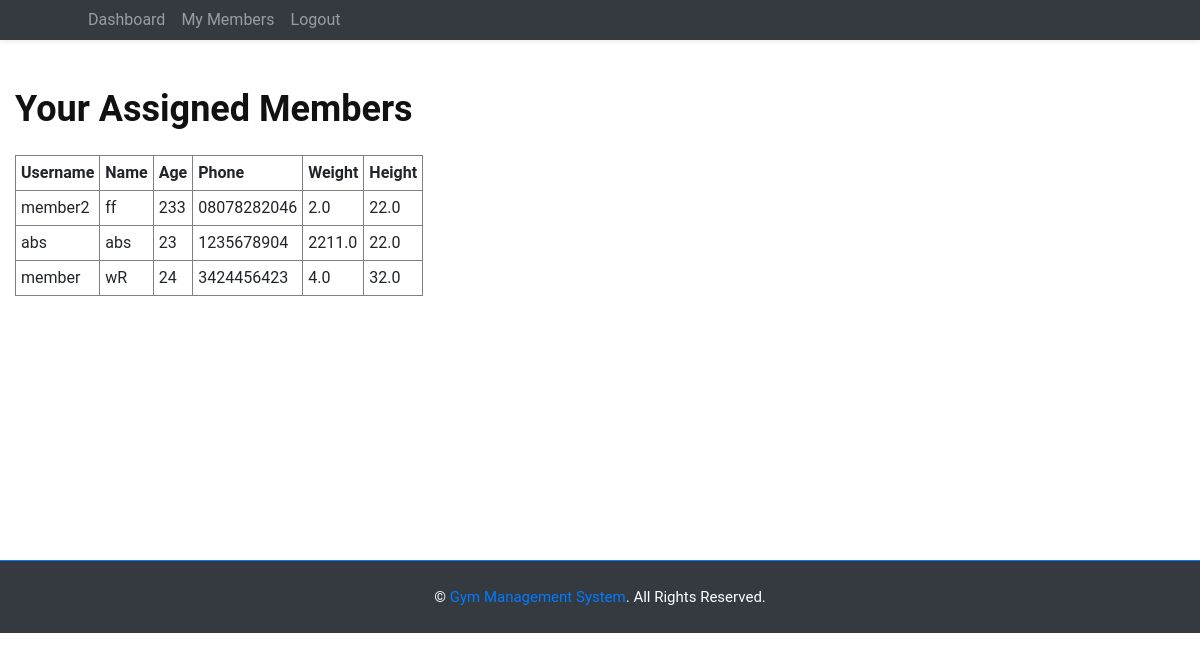
The app's page /dashboard/trainer/members/ (signed in), older data.
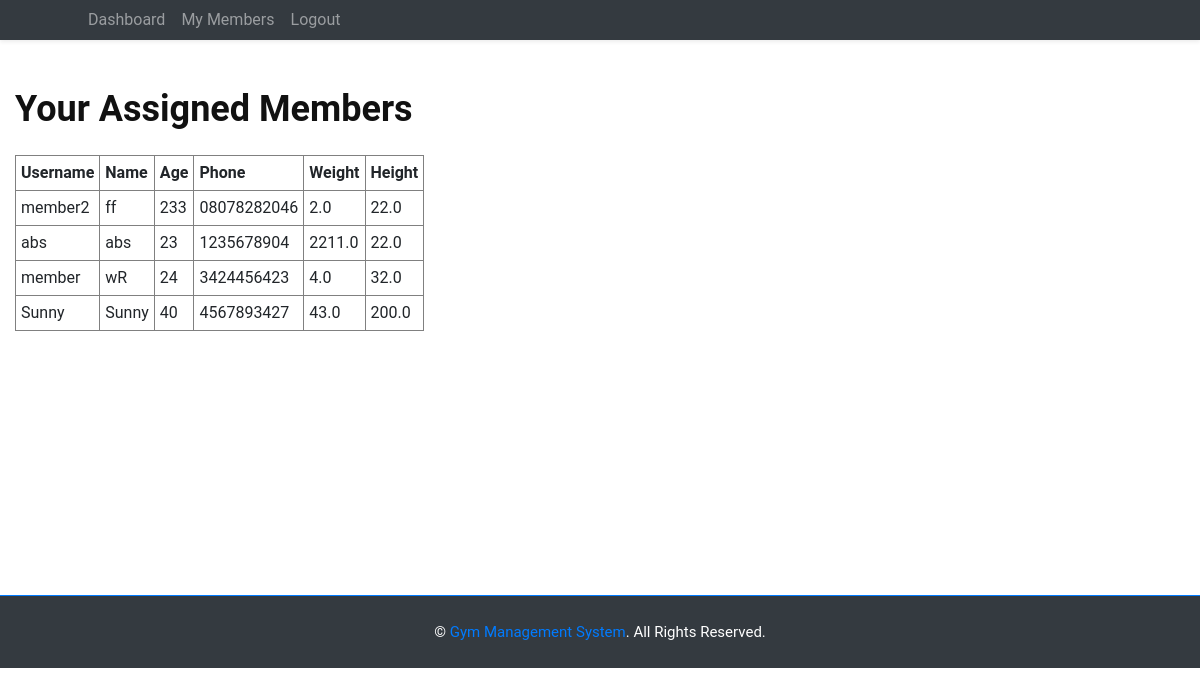
The same page, newer data.
### users/models.py (models this page shows)
class CustomUser(AbstractUser):
    role = models.CharField(max_length=10, choices=ROLE_CHOICES, default='member')
    name = models.CharField(max_length=100, blank=True, default="")         # ✅ No NULL issues
    age = models.IntegerField(null=True, blank=True)                         # ✅ Optional
    phone = models.CharField(max_length=10, blank=True, default="")          # ✅ No NULL issues
    address = models.TextField(blank=True, default="Not Provided")           # ✅ No NULL issues
    weight = models.FloatField(null=True, blank=True)                        # ✅ Optional
    height = models.FloatField(null=True, blank=True)                        # ✅ Optional
    experience = models.IntegerField(null=True, blank=True)                  # ✅ Optional
    trainer = models.ForeignKey(
        'self',
        on_delete=models.SET_NULL,
        null=True,
        blank=True,
        limit_choices_to={'role': 'trainer'},
        related_name='assigned_members'
    )

### dashboard/views.py (the view)
# urls.py: path('trainer/members/', views.view_assigned_members, name='view_assigned_members'),
@login_required
def view_assigned_members(request):
    if request.user.role != 'trainer':
        return redirect('dashboard')
    members = CustomUser.objects.filter(role='member', trainer=request.user)
    return render(request, 'trainer_assigned_members.html', {'members': members})

### templates/trainer_assigned_members.html
{% extends 'base.html' %}
{% load static %}
{% block content %}
<h2>Your Assigned Members</h2><br>
{% if members %}
    <table border="1" cellpadding="5">
        <tr>
            <th>Username</th>
            <th>Name</th>
            <th>Age</th>
            <th>Phone</th>
            <th>Weight</th>
            <th>Height</th>
        </tr>
        {% for member in members %}
        <tr>
            <td>{{ member.username }}</td>
            <td>{{ member.name }}</td>
            <td>{{ member.age }}</td>
            <td>{{ member.phone }}</td>
            <td>{{ member.weight }}</td>
            <td>{{ member.height }}</td>
        </tr>
        {% endfor %}
    </table>
{% else %}
    <p>No members assigned to you.</p>
{% endif %}
{% endblock %}

### templates/base.html (shortened to what this page needs)
{% load static %}
<!DOCTYPE html>
<html lang="en">
<head>
    <link href="https://cdnjs.cloudflare.com/ajax/libs/font-awesome/5.15.0/css/all.min.css" rel="stylesheet">
    <link href="https://cdn.jsdelivr.net/npm/bootstrap-icons@1.4.1/font/bootstrap-icons.css" rel="stylesheet">
    <link href="{% static 'assets/lib/owlcarousel/assets/owl.carousel.min.css' %}" rel="stylesheet">
    <link href="{% static 'assets/css/bootstrap.min.css' %}" rel="stylesheet">
    <link href="{% static 'assets/css/style.css' %}" rel="stylesheet">
</head>
<body>
    <div class="container-fluid sticky-top bg-dark bg-light-radial shadow-sm px-5 pe-lg-0">
        <nav class="navbar navbar-expand-lg bg-dark bg-light-radial navbar-dark py-3 py-lg-0">
            <div class="collapse navbar-collapse" id="navbarCollapse">
                <div class="navbar-nav ms-auto py-0">
                    {% if user.is_authenticated %}
                        {% if user.role == 'member' %}
                            <a href="{% url 'dashboard' %}" class="nav-item nav-link">Dashboard</a>
                            <a href="{% url 'payment' %}" class="nav-item nav-link">Subscription</a>
                        {% elif user.role == 'trainer' %}
                            <a href="{% url 'dashboard' %}" class="nav-item nav-link">Dashboard</a>
                            <a href="{% url 'view_assigned_members' %}" class="nav-item nav-link">My Members</a>
                        {% elif user.role == 'admin' %}
                            <a href="{% url 'admin_dashboard' %}" class="nav-item nav-link">Admin Panel</a>
                        {% endif %}
                        <a href="{% url 'logout' %}" class="nav-item nav-link">Logout</a>
                    {% else %}
                        <a href="{% url 'login' %}" class="nav-item nav-link">Login</a>
                        <a href="{% url 'register' %}" class="nav-item nav-link">Register</a>
                    {% endif %}
                </div>
            </div>
        </nav>
    </div>
    <div class="container-fluid py-5">
        {% block content %}
        {% endblock %}
    </div>
    <br><br><br><br><br><br><br><br><br><div class="container-fluid bg-dark bg-light-radial text-white border-top border-primary px-0">
        <div class="d-flex flex-column align-items-center justify-content-center py-4">
            <p class="m-0 text-center">&copy; <a class="text-primary fw-bold" href="#">Gym Management System</a>. All Rights Reserved.</p>
        </div>
    </div>
</body>
</html>

### static/assets/css/style.css (style rules this page uses)
html, body { height: 100%; font-family: "Roboto", sans-serif; -webkit-font-smoothing: antialiased; font-smoothing: antialiased; background: none; }
h1, h2, h3, h4, h5, h6 { margin: 0; color: #111111; font-weight: 600; }
h2 { font-size: 36px; }
p { font-size: 15px; color: #7b7b7b; font-weight: 400; line-height: 1.6; margin: 0 0 15px 0; }
.text-white h1, .text-white h2, .text-white h3, .text-white h4, .text-white h5, .text-white h6, .text-white p, .text-white span, .text-white li, .text-white a { color: #fff; }

Row changes from the older to the newer data that the page shows:
added CustomUser: username "Sunny", name "Sunny", age "40", phone "4567893427", weight "43.0", height "200.0"
